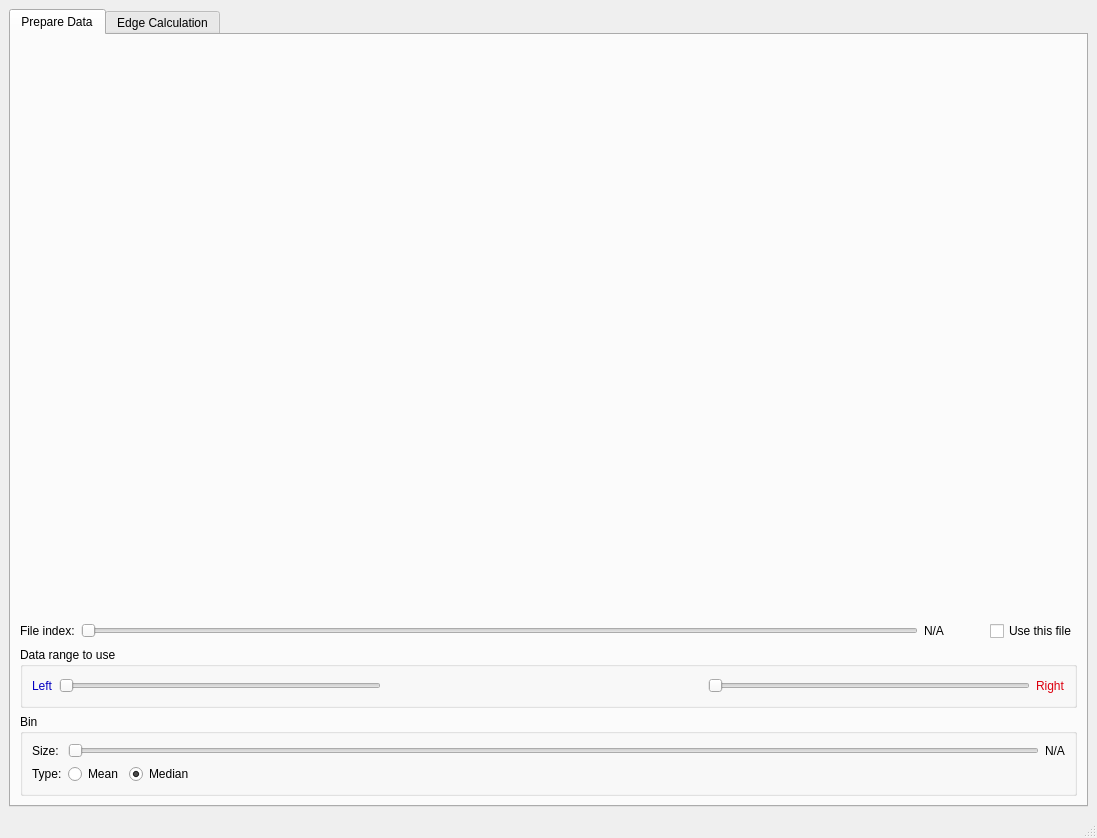
<?xml version="1.0" encoding="UTF-8"?>
<ui version="4.0">
 <class>MainWindow</class>
 <widget class="QMainWindow" name="MainWindow">
  <property name="geometry">
   <rect>
    <x>0</x>
    <y>0</y>
    <width>1097</width>
    <height>838</height>
   </rect>
  </property>
  <property name="windowTitle">
   <string>MainWindow</string>
  </property>
  <widget class="QWidget" name="centralwidget">
   <layout class="QVBoxLayout" name="verticalLayout_4">
    <item>
     <widget class="QTabWidget" name="tabWidget">
      <property name="currentIndex">
       <number>0</number>
      </property>
      <widget class="QWidget" name="tab">
       <attribute name="title">
        <string>Prepare Data</string>
       </attribute>
       <layout class="QVBoxLayout" name="verticalLayout_2">
        <item>
         <widget class="QWidget" name="prepare_data_widget" native="true">
          <property name="sizePolicy">
           <sizepolicy hsizetype="Preferred" vsizetype="Expanding">
            <horstretch>0</horstretch>
            <verstretch>0</verstretch>
           </sizepolicy>
          </property>
         </widget>
        </item>
        <item>
         <layout class="QHBoxLayout" name="horizontalLayout_3">
          <item>
           <widget class="QLabel" name="label">
            <property name="text">
             <string>File index:</string>
            </property>
           </widget>
          </item>
          <item>
           <widget class="QSlider" name="file_index_horizontalSlider">
            <property name="orientation">
             <enum>Qt::Horizontal</enum>
            </property>
           </widget>
          </item>
          <item>
           <widget class="QLabel" name="file_index_value_label">
            <property name="text">
             <string>N/A</string>
            </property>
           </widget>
          </item>
          <item>
           <spacer name="horizontalSpacer_6">
            <property name="orientation">
             <enum>Qt::Horizontal</enum>
            </property>
            <property name="sizeType">
             <enum>QSizePolicy::Minimum</enum>
            </property>
            <property name="sizeHint" stdset="0">
             <size>
              <width>40</width>
              <height>20</height>
             </size>
            </property>
           </spacer>
          </item>
          <item>
           <widget class="QCheckBox" name="use_this_file_checkBox">
            <property name="text">
             <string>Use this file</string>
            </property>
           </widget>
          </item>
         </layout>
        </item>
        <item>
         <widget class="QGroupBox" name="groupBox_3">
          <property name="title">
           <string>Data range to use</string>
          </property>
          <layout class="QHBoxLayout" name="horizontalLayout_8">
           <item>
            <widget class="QLabel" name="label_3">
             <property name="palette">
              <palette>
               <active>
                <colorrole role="WindowText">
                 <brush brushstyle="SolidPattern">
                  <color alpha="255">
                   <red>3</red>
                   <green>0</green>
                   <blue>194</blue>
                  </color>
                 </brush>
                </colorrole>
               </active>
               <inactive>
                <colorrole role="WindowText">
                 <brush brushstyle="SolidPattern">
                  <color alpha="255">
                   <red>3</red>
                   <green>0</green>
                   <blue>194</blue>
                  </color>
                 </brush>
                </colorrole>
               </inactive>
               <disabled>
                <colorrole role="WindowText">
                 <brush brushstyle="SolidPattern">
                  <color alpha="255">
                   <red>127</red>
                   <green>127</green>
                   <blue>127</blue>
                  </color>
                 </brush>
                </colorrole>
               </disabled>
              </palette>
             </property>
             <property name="text">
              <string>Left</string>
             </property>
            </widget>
           </item>
           <item>
            <widget class="QSlider" name="left_range_slider">
             <property name="orientation">
              <enum>Qt::Horizontal</enum>
             </property>
            </widget>
           </item>
           <item>
            <spacer name="horizontalSpacer_5">
             <property name="orientation">
              <enum>Qt::Horizontal</enum>
             </property>
             <property name="sizeHint" stdset="0">
              <size>
               <width>180</width>
               <height>20</height>
              </size>
             </property>
            </spacer>
           </item>
           <item>
            <widget class="QSlider" name="right_range_slider">
             <property name="orientation">
              <enum>Qt::Horizontal</enum>
             </property>
            </widget>
           </item>
           <item>
            <widget class="QLabel" name="label_5">
             <property name="palette">
              <palette>
               <active>
                <colorrole role="WindowText">
                 <brush brushstyle="SolidPattern">
                  <color alpha="255">
                   <red>220</red>
                   <green>0</green>
                   <blue>14</blue>
                  </color>
                 </brush>
                </colorrole>
               </active>
               <inactive>
                <colorrole role="WindowText">
                 <brush brushstyle="SolidPattern">
                  <color alpha="255">
                   <red>220</red>
                   <green>0</green>
                   <blue>14</blue>
                  </color>
                 </brush>
                </colorrole>
               </inactive>
               <disabled>
                <colorrole role="WindowText">
                 <brush brushstyle="SolidPattern">
                  <color alpha="255">
                   <red>127</red>
                   <green>127</green>
                   <blue>127</blue>
                  </color>
                 </brush>
                </colorrole>
               </disabled>
              </palette>
             </property>
             <property name="text">
              <string>Right</string>
             </property>
            </widget>
           </item>
          </layout>
         </widget>
        </item>
        <item>
         <widget class="QGroupBox" name="groupBox">
          <property name="title">
           <string>Bin</string>
          </property>
          <layout class="QVBoxLayout" name="verticalLayout">
           <item>
            <layout class="QHBoxLayout" name="horizontalLayout">
             <item>
              <widget class="QLabel" name="label_4">
               <property name="text">
                <string>Size: </string>
               </property>
              </widget>
             </item>
             <item>
              <widget class="QSlider" name="bin_value_horizontalSlider">
               <property name="orientation">
                <enum>Qt::Horizontal</enum>
               </property>
              </widget>
             </item>
             <item>
              <widget class="QLabel" name="bin_value_label">
               <property name="text">
                <string>N/A</string>
               </property>
              </widget>
             </item>
            </layout>
           </item>
           <item>
            <layout class="QHBoxLayout" name="horizontalLayout_2">
             <item>
              <widget class="QLabel" name="label_2">
               <property name="text">
                <string>Type:</string>
               </property>
              </widget>
             </item>
             <item>
              <widget class="QRadioButton" name="prepare_data_bin_type_mean">
               <property name="text">
                <string>Mean</string>
               </property>
              </widget>
             </item>
             <item>
              <widget class="QRadioButton" name="prepare_data_bin_type_median">
               <property name="text">
                <string>Median</string>
               </property>
               <property name="checked">
                <bool>true</bool>
               </property>
              </widget>
             </item>
             <item>
              <spacer name="horizontalSpacer">
               <property name="orientation">
                <enum>Qt::Horizontal</enum>
               </property>
               <property name="sizeHint" stdset="0">
                <size>
                 <width>40</width>
                 <height>20</height>
                </size>
               </property>
              </spacer>
             </item>
            </layout>
           </item>
          </layout>
         </widget>
        </item>
       </layout>
      </widget>
      <widget class="QWidget" name="tab_2">
       <attribute name="title">
        <string>Edge Calculation</string>
       </attribute>
       <layout class="QVBoxLayout" name="verticalLayout_3">
        <item>
         <widget class="QGroupBox" name="groupBox_2">
          <property name="title">
           <string>Algorithms</string>
          </property>
          <layout class="QHBoxLayout" name="horizontalLayout_6">
           <item>
            <widget class="QRadioButton" name="edge_calculation_sliding_average">
             <property name="palette">
              <palette>
               <active>
                <colorrole role="WindowText">
                 <brush brushstyle="SolidPattern">
                  <color alpha="255">
                   <red>220</red>
                   <green>0</green>
                   <blue>14</blue>
                  </color>
                 </brush>
                </colorrole>
                <colorrole role="Text">
                 <brush brushstyle="SolidPattern">
                  <color alpha="255">
                   <red>220</red>
                   <green>0</green>
                   <blue>14</blue>
                  </color>
                 </brush>
                </colorrole>
                <colorrole role="ButtonText">
                 <brush brushstyle="SolidPattern">
                  <color alpha="255">
                   <red>220</red>
                   <green>0</green>
                   <blue>14</blue>
                  </color>
                 </brush>
                </colorrole>
                <colorrole role="HighlightedText">
                 <brush brushstyle="SolidPattern">
                  <color alpha="255">
                   <red>220</red>
                   <green>0</green>
                   <blue>14</blue>
                  </color>
                 </brush>
                </colorrole>
                <colorrole role="ToolTipText">
                 <brush brushstyle="SolidPattern">
                  <color alpha="255">
                   <red>220</red>
                   <green>0</green>
                   <blue>14</blue>
                  </color>
                 </brush>
                </colorrole>
               </active>
               <inactive>
                <colorrole role="WindowText">
                 <brush brushstyle="SolidPattern">
                  <color alpha="255">
                   <red>220</red>
                   <green>0</green>
                   <blue>14</blue>
                  </color>
                 </brush>
                </colorrole>
                <colorrole role="Text">
                 <brush brushstyle="SolidPattern">
                  <color alpha="255">
                   <red>220</red>
                   <green>0</green>
                   <blue>14</blue>
                  </color>
                 </brush>
                </colorrole>
                <colorrole role="ButtonText">
                 <brush brushstyle="SolidPattern">
                  <color alpha="255">
                   <red>220</red>
                   <green>0</green>
                   <blue>14</blue>
                  </color>
                 </brush>
                </colorrole>
                <colorrole role="HighlightedText">
                 <brush brushstyle="SolidPattern">
                  <color alpha="255">
                   <red>220</red>
                   <green>0</green>
                   <blue>14</blue>
                  </color>
                 </brush>
                </colorrole>
                <colorrole role="ToolTipText">
                 <brush brushstyle="SolidPattern">
                  <color alpha="255">
                   <red>220</red>
                   <green>0</green>
                   <blue>14</blue>
                  </color>
                 </brush>
                </colorrole>
               </inactive>
               <disabled>
                <colorrole role="WindowText">
                 <brush brushstyle="SolidPattern">
                  <color alpha="255">
                   <red>127</red>
                   <green>127</green>
                   <blue>127</blue>
                  </color>
                 </brush>
                </colorrole>
                <colorrole role="Text">
                 <brush brushstyle="SolidPattern">
                  <color alpha="255">
                   <red>127</red>
                   <green>127</green>
                   <blue>127</blue>
                  </color>
                 </brush>
                </colorrole>
                <colorrole role="ButtonText">
                 <brush brushstyle="SolidPattern">
                  <color alpha="255">
                   <red>148</red>
                   <green>148</green>
                   <blue>148</blue>
                  </color>
                 </brush>
                </colorrole>
                <colorrole role="HighlightedText">
                 <brush brushstyle="SolidPattern">
                  <color alpha="255">
                   <red>220</red>
                   <green>0</green>
                   <blue>14</blue>
                  </color>
                 </brush>
                </colorrole>
                <colorrole role="ToolTipText">
                 <brush brushstyle="SolidPattern">
                  <color alpha="255">
                   <red>220</red>
                   <green>0</green>
                   <blue>14</blue>
                  </color>
                 </brush>
                </colorrole>
               </disabled>
              </palette>
             </property>
             <property name="text">
              <string>Sliding Average</string>
             </property>
             <property name="checked">
              <bool>true</bool>
             </property>
            </widget>
           </item>
           <item>
            <widget class="QRadioButton" name="edge_calculation_error_function">
             <property name="palette">
              <palette>
               <active>
                <colorrole role="WindowText">
                 <brush brushstyle="SolidPattern">
                  <color alpha="255">
                   <red>11</red>
                   <green>16</green>
                   <blue>220</blue>
                  </color>
                 </brush>
                </colorrole>
               </active>
               <inactive>
                <colorrole role="WindowText">
                 <brush brushstyle="SolidPattern">
                  <color alpha="255">
                   <red>11</red>
                   <green>16</green>
                   <blue>220</blue>
                  </color>
                 </brush>
                </colorrole>
               </inactive>
               <disabled>
                <colorrole role="WindowText">
                 <brush brushstyle="SolidPattern">
                  <color alpha="255">
                   <red>127</red>
                   <green>127</green>
                   <blue>127</blue>
                  </color>
                 </brush>
                </colorrole>
               </disabled>
              </palette>
             </property>
             <property name="text">
              <string>Error Function</string>
             </property>
            </widget>
           </item>
           <item>
            <widget class="QRadioButton" name="edge_calculation_change_point">
             <property name="palette">
              <palette>
               <active>
                <colorrole role="WindowText">
                 <brush brushstyle="SolidPattern">
                  <color alpha="255">
                   <red>30</red>
                   <green>196</green>
                   <blue>10</blue>
                  </color>
                 </brush>
                </colorrole>
               </active>
               <inactive>
                <colorrole role="WindowText">
                 <brush brushstyle="SolidPattern">
                  <color alpha="255">
                   <red>30</red>
                   <green>196</green>
                   <blue>10</blue>
                  </color>
                 </brush>
                </colorrole>
               </inactive>
               <disabled>
                <colorrole role="WindowText">
                 <brush brushstyle="SolidPattern">
                  <color alpha="255">
                   <red>127</red>
                   <green>127</green>
                   <blue>127</blue>
                  </color>
                 </brush>
                </colorrole>
               </disabled>
              </palette>
             </property>
             <property name="text">
              <string>Change Point</string>
             </property>
            </widget>
           </item>
           <item>
            <widget class="QRadioButton" name="edge_calculation_all">
             <property name="text">
              <string>All</string>
             </property>
            </widget>
           </item>
           <item>
            <widget class="QPushButton" name="edge_calculation_calculate_button">
             <property name="text">
              <string>Run Algorithm Selected</string>
             </property>
            </widget>
           </item>
          </layout>
         </widget>
        </item>
        <item>
         <widget class="QSplitter" name="splitter">
          <property name="sizePolicy">
           <sizepolicy hsizetype="Expanding" vsizetype="Expanding">
            <horstretch>0</horstretch>
            <verstretch>0</verstretch>
           </sizepolicy>
          </property>
          <property name="orientation">
           <enum>Qt::Horizontal</enum>
          </property>
          <widget class="QWidget" name="calculated_edges_widget" native="true">
           <property name="sizePolicy">
            <sizepolicy hsizetype="Preferred" vsizetype="Expanding">
             <horstretch>0</horstretch>
             <verstretch>0</verstretch>
            </sizepolicy>
           </property>
          </widget>
          <widget class="QWidget" name="recap_edges_widget" native="true">
           <property name="sizePolicy">
            <sizepolicy hsizetype="Preferred" vsizetype="Expanding">
             <horstretch>0</horstretch>
             <verstretch>0</verstretch>
            </sizepolicy>
           </property>
          </widget>
         </widget>
        </item>
        <item>
         <layout class="QHBoxLayout" name="horizontalLayout_4">
          <item>
           <spacer name="horizontalSpacer_2">
            <property name="orientation">
             <enum>Qt::Horizontal</enum>
            </property>
            <property name="sizeHint" stdset="0">
             <size>
              <width>40</width>
              <height>20</height>
             </size>
            </property>
           </spacer>
          </item>
          <item>
           <widget class="QCheckBox" name="plot_edge_calculation_sliding_average">
            <property name="enabled">
             <bool>false</bool>
            </property>
            <property name="palette">
             <palette>
              <active>
               <colorrole role="WindowText">
                <brush brushstyle="SolidPattern">
                 <color alpha="255">
                  <red>220</red>
                  <green>0</green>
                  <blue>14</blue>
                 </color>
                </brush>
               </colorrole>
               <colorrole role="Text">
                <brush brushstyle="SolidPattern">
                 <color alpha="255">
                  <red>220</red>
                  <green>0</green>
                  <blue>14</blue>
                 </color>
                </brush>
               </colorrole>
               <colorrole role="ButtonText">
                <brush brushstyle="SolidPattern">
                 <color alpha="255">
                  <red>220</red>
                  <green>0</green>
                  <blue>14</blue>
                 </color>
                </brush>
               </colorrole>
               <colorrole role="HighlightedText">
                <brush brushstyle="SolidPattern">
                 <color alpha="255">
                  <red>220</red>
                  <green>0</green>
                  <blue>14</blue>
                 </color>
                </brush>
               </colorrole>
               <colorrole role="ToolTipText">
                <brush brushstyle="SolidPattern">
                 <color alpha="255">
                  <red>220</red>
                  <green>0</green>
                  <blue>14</blue>
                 </color>
                </brush>
               </colorrole>
              </active>
              <inactive>
               <colorrole role="WindowText">
                <brush brushstyle="SolidPattern">
                 <color alpha="255">
                  <red>220</red>
                  <green>0</green>
                  <blue>14</blue>
                 </color>
                </brush>
               </colorrole>
               <colorrole role="Text">
                <brush brushstyle="SolidPattern">
                 <color alpha="255">
                  <red>220</red>
                  <green>0</green>
                  <blue>14</blue>
                 </color>
                </brush>
               </colorrole>
               <colorrole role="ButtonText">
                <brush brushstyle="SolidPattern">
                 <color alpha="255">
                  <red>220</red>
                  <green>0</green>
                  <blue>14</blue>
                 </color>
                </brush>
               </colorrole>
               <colorrole role="HighlightedText">
                <brush brushstyle="SolidPattern">
                 <color alpha="255">
                  <red>220</red>
                  <green>0</green>
                  <blue>14</blue>
                 </color>
                </brush>
               </colorrole>
               <colorrole role="ToolTipText">
                <brush brushstyle="SolidPattern">
                 <color alpha="255">
                  <red>220</red>
                  <green>0</green>
                  <blue>14</blue>
                 </color>
                </brush>
               </colorrole>
              </inactive>
              <disabled>
               <colorrole role="WindowText">
                <brush brushstyle="SolidPattern">
                 <color alpha="255">
                  <red>127</red>
                  <green>127</green>
                  <blue>127</blue>
                 </color>
                </brush>
               </colorrole>
               <colorrole role="Text">
                <brush brushstyle="SolidPattern">
                 <color alpha="255">
                  <red>127</red>
                  <green>127</green>
                  <blue>127</blue>
                 </color>
                </brush>
               </colorrole>
               <colorrole role="ButtonText">
                <brush brushstyle="SolidPattern">
                 <color alpha="255">
                  <red>148</red>
                  <green>148</green>
                  <blue>148</blue>
                 </color>
                </brush>
               </colorrole>
               <colorrole role="HighlightedText">
                <brush brushstyle="SolidPattern">
                 <color alpha="255">
                  <red>220</red>
                  <green>0</green>
                  <blue>14</blue>
                 </color>
                </brush>
               </colorrole>
               <colorrole role="ToolTipText">
                <brush brushstyle="SolidPattern">
                 <color alpha="255">
                  <red>220</red>
                  <green>0</green>
                  <blue>14</blue>
                 </color>
                </brush>
               </colorrole>
              </disabled>
             </palette>
            </property>
            <property name="text">
             <string>Sliding Average</string>
            </property>
            <property name="checked">
             <bool>false</bool>
            </property>
           </widget>
          </item>
          <item>
           <widget class="QCheckBox" name="plot_edge_calculation_error_function">
            <property name="enabled">
             <bool>false</bool>
            </property>
            <property name="palette">
             <palette>
              <active>
               <colorrole role="WindowText">
                <brush brushstyle="SolidPattern">
                 <color alpha="255">
                  <red>11</red>
                  <green>16</green>
                  <blue>220</blue>
                 </color>
                </brush>
               </colorrole>
              </active>
              <inactive>
               <colorrole role="WindowText">
                <brush brushstyle="SolidPattern">
                 <color alpha="255">
                  <red>11</red>
                  <green>16</green>
                  <blue>220</blue>
                 </color>
                </brush>
               </colorrole>
              </inactive>
              <disabled>
               <colorrole role="WindowText">
                <brush brushstyle="SolidPattern">
                 <color alpha="255">
                  <red>127</red>
                  <green>127</green>
                  <blue>127</blue>
                 </color>
                </brush>
               </colorrole>
              </disabled>
             </palette>
            </property>
            <property name="text">
             <string>Error Function</string>
            </property>
           </widget>
          </item>
          <item>
           <widget class="QCheckBox" name="plot_edge_calculation_change_point">
            <property name="enabled">
             <bool>false</bool>
            </property>
            <property name="palette">
             <palette>
              <active>
               <colorrole role="WindowText">
                <brush brushstyle="SolidPattern">
                 <color alpha="255">
                  <red>30</red>
                  <green>196</green>
                  <blue>10</blue>
                 </color>
                </brush>
               </colorrole>
              </active>
              <inactive>
               <colorrole role="WindowText">
                <brush brushstyle="SolidPattern">
                 <color alpha="255">
                  <red>30</red>
                  <green>196</green>
                  <blue>10</blue>
                 </color>
                </brush>
               </colorrole>
              </inactive>
              <disabled>
               <colorrole role="WindowText">
                <brush brushstyle="SolidPattern">
                 <color alpha="255">
                  <red>127</red>
                  <green>127</green>
                  <blue>127</blue>
                 </color>
                </brush>
               </colorrole>
              </disabled>
             </palette>
            </property>
            <property name="text">
             <string>Change Point</string>
            </property>
           </widget>
          </item>
          <item>
           <spacer name="horizontalSpacer_3">
            <property name="orientation">
             <enum>Qt::Horizontal</enum>
            </property>
            <property name="sizeHint" stdset="0">
             <size>
              <width>40</width>
              <height>20</height>
             </size>
            </property>
           </spacer>
          </item>
         </layout>
        </item>
        <item>
         <layout class="QHBoxLayout" name="horizontalLayout_5">
          <item>
           <widget class="QLabel" name="edge_calculation_file_index_label">
            <property name="enabled">
             <bool>false</bool>
            </property>
            <property name="text">
             <string>File index:</string>
            </property>
           </widget>
          </item>
          <item>
           <widget class="QSlider" name="edge_calculation_file_index_slider">
            <property name="enabled">
             <bool>false</bool>
            </property>
            <property name="orientation">
             <enum>Qt::Horizontal</enum>
            </property>
           </widget>
          </item>
          <item>
           <widget class="QLabel" name="edge_calculation_file_index_value">
            <property name="enabled">
             <bool>false</bool>
            </property>
            <property name="text">
             <string>0</string>
            </property>
           </widget>
          </item>
         </layout>
        </item>
        <item>
         <layout class="QHBoxLayout" name="horizontalLayout_7">
          <item>
           <spacer name="horizontalSpacer_4">
            <property name="orientation">
             <enum>Qt::Horizontal</enum>
            </property>
            <property name="sizeHint" stdset="0">
             <size>
              <width>40</width>
              <height>20</height>
             </size>
            </property>
           </spacer>
          </item>
          <item>
           <widget class="QPushButton" name="export_button">
            <property name="enabled">
             <bool>false</bool>
            </property>
            <property name="text">
             <string>Export ...</string>
            </property>
           </widget>
          </item>
         </layout>
        </item>
       </layout>
      </widget>
     </widget>
    </item>
   </layout>
  </widget>
  <widget class="QMenuBar" name="menubar">
   <property name="geometry">
    <rect>
     <x>0</x>
     <y>0</y>
     <width>1097</width>
     <height>22</height>
    </rect>
   </property>
  </widget>
  <widget class="QStatusBar" name="statusbar"/>
 </widget>
 <resources/>
 <connections>
  <connection>
   <sender>file_index_horizontalSlider</sender>
   <signal>sliderPressed()</signal>
   <receiver>MainWindow</receiver>
   <slot>prepare_data_file_index_pressed()</slot>
   <hints>
    <hint type="sourcelabel">
     <x>875</x>
     <y>597</y>
    </hint>
    <hint type="destinationlabel">
     <x>1091</x>
     <y>769</y>
    </hint>
   </hints>
  </connection>
  <connection>
   <sender>file_index_horizontalSlider</sender>
   <signal>valueChanged(int)</signal>
   <receiver>MainWindow</receiver>
   <slot>prepare_data_file_index_moved()</slot>
   <hints>
    <hint type="sourcelabel">
     <x>875</x>
     <y>597</y>
    </hint>
    <hint type="destinationlabel">
     <x>1088</x>
     <y>675</y>
    </hint>
   </hints>
  </connection>
  <connection>
   <sender>bin_value_horizontalSlider</sender>
   <signal>valueChanged(int)</signal>
   <receiver>MainWindow</receiver>
   <slot>prepare_data_bin_size_moved()</slot>
   <hints>
    <hint type="sourcelabel">
     <x>556</x>
     <y>718</y>
    </hint>
    <hint type="destinationlabel">
     <x>8</x>
     <y>724</y>
    </hint>
   </hints>
  </connection>
  <connection>
   <sender>bin_value_horizontalSlider</sender>
   <signal>sliderPressed()</signal>
   <receiver>MainWindow</receiver>
   <slot>prepare_data_bin_size_pressed()</slot>
   <hints>
    <hint type="sourcelabel">
     <x>179</x>
     <y>717</y>
    </hint>
    <hint type="destinationlabel">
     <x>8</x>
     <y>691</y>
    </hint>
   </hints>
  </connection>
  <connection>
   <sender>prepare_data_bin_type_mean</sender>
   <signal>clicked()</signal>
   <receiver>MainWindow</receiver>
   <slot>prepare_data_bin_type_changed()</slot>
   <hints>
    <hint type="sourcelabel">
     <x>123</x>
     <y>759</y>
    </hint>
    <hint type="destinationlabel">
     <x>8</x>
     <y>771</y>
    </hint>
   </hints>
  </connection>
  <connection>
   <sender>prepare_data_bin_type_median</sender>
   <signal>clicked()</signal>
   <receiver>MainWindow</receiver>
   <slot>prepare_data_bin_type_changed()</slot>
   <hints>
    <hint type="sourcelabel">
     <x>199</x>
     <y>755</y>
    </hint>
    <hint type="destinationlabel">
     <x>3</x>
     <y>800</y>
    </hint>
   </hints>
  </connection>
  <connection>
   <sender>edge_calculation_calculate_button</sender>
   <signal>pressed()</signal>
   <receiver>MainWindow</receiver>
   <slot>edge_calculation_calculate_pressed()</slot>
   <hints>
    <hint type="sourcelabel">
     <x>1052</x>
     <y>96</y>
    </hint>
    <hint type="destinationlabel">
     <x>7</x>
     <y>146</y>
    </hint>
   </hints>
  </connection>
  <connection>
   <sender>edge_calculation_file_index_slider</sender>
   <signal>sliderPressed()</signal>
   <receiver>MainWindow</receiver>
   <slot>edge_calculation_file_index_slider_pressed()</slot>
   <hints>
    <hint type="sourcelabel">
     <x>661</x>
     <y>725</y>
    </hint>
    <hint type="destinationlabel">
     <x>1089</x>
     <y>798</y>
    </hint>
   </hints>
  </connection>
  <connection>
   <sender>edge_calculation_file_index_slider</sender>
   <signal>valueChanged(int)</signal>
   <receiver>MainWindow</receiver>
   <slot>edge_calculation_file_index_slider_moved()</slot>
   <hints>
    <hint type="sourcelabel">
     <x>586</x>
     <y>726</y>
    </hint>
    <hint type="destinationlabel">
     <x>1090</x>
     <y>764</y>
    </hint>
   </hints>
  </connection>
  <connection>
   <sender>plot_edge_calculation_sliding_average</sender>
   <signal>clicked()</signal>
   <receiver>MainWindow</receiver>
   <slot>edge_calculation_algorithm_to_plot_changed()</slot>
   <hints>
    <hint type="sourcelabel">
     <x>434</x>
     <y>690</y>
    </hint>
    <hint type="destinationlabel">
     <x>378</x>
     <y>814</y>
    </hint>
   </hints>
  </connection>
  <connection>
   <sender>plot_edge_calculation_error_function</sender>
   <signal>clicked()</signal>
   <receiver>MainWindow</receiver>
   <slot>edge_calculation_algorithm_to_plot_changed()</slot>
   <hints>
    <hint type="sourcelabel">
     <x>558</x>
     <y>693</y>
    </hint>
    <hint type="destinationlabel">
     <x>517</x>
     <y>814</y>
    </hint>
   </hints>
  </connection>
  <connection>
   <sender>plot_edge_calculation_change_point</sender>
   <signal>clicked()</signal>
   <receiver>MainWindow</receiver>
   <slot>edge_calculation_algorithm_to_plot_changed()</slot>
   <hints>
    <hint type="sourcelabel">
     <x>697</x>
     <y>696</y>
    </hint>
    <hint type="destinationlabel">
     <x>600</x>
     <y>811</y>
    </hint>
   </hints>
  </connection>
  <connection>
   <sender>export_button</sender>
   <signal>clicked()</signal>
   <receiver>MainWindow</receiver>
   <slot>edge_calculation_export_button_pressed()</slot>
   <hints>
    <hint type="sourcelabel">
     <x>1017</x>
     <y>770</y>
    </hint>
    <hint type="destinationlabel">
     <x>947</x>
     <y>813</y>
    </hint>
   </hints>
  </connection>
  <connection>
   <sender>left_range_slider</sender>
   <signal>valueChanged(int)</signal>
   <receiver>MainWindow</receiver>
   <slot>prepare_data_data_range_changed()</slot>
   <hints>
    <hint type="sourcelabel">
     <x>288</x>
     <y>657</y>
    </hint>
    <hint type="destinationlabel">
     <x>7</x>
     <y>607</y>
    </hint>
   </hints>
  </connection>
  <connection>
   <sender>right_range_slider</sender>
   <signal>valueChanged(int)</signal>
   <receiver>MainWindow</receiver>
   <slot>prepare_data_data_range_changed()</slot>
   <hints>
    <hint type="sourcelabel">
     <x>1006</x>
     <y>657</y>
    </hint>
    <hint type="destinationlabel">
     <x>1091</x>
     <y>628</y>
    </hint>
   </hints>
  </connection>
  <connection>
   <sender>left_range_slider</sender>
   <signal>sliderPressed()</signal>
   <receiver>MainWindow</receiver>
   <slot>prepare_data_data_range_clicked()</slot>
   <hints>
    <hint type="sourcelabel">
     <x>287</x>
     <y>657</y>
    </hint>
    <hint type="destinationlabel">
     <x>9</x>
     <y>561</y>
    </hint>
   </hints>
  </connection>
  <connection>
   <sender>right_range_slider</sender>
   <signal>sliderPressed()</signal>
   <receiver>MainWindow</receiver>
   <slot>prepare_data_data_range_clicked()</slot>
   <hints>
    <hint type="sourcelabel">
     <x>1006</x>
     <y>657</y>
    </hint>
    <hint type="destinationlabel">
     <x>1092</x>
     <y>587</y>
    </hint>
   </hints>
  </connection>
  <connection>
   <sender>use_this_file_checkBox</sender>
   <signal>clicked()</signal>
   <receiver>MainWindow</receiver>
   <slot>use_this_file_checkbox_clicked()</slot>
   <hints>
    <hint type="sourcelabel">
     <x>997</x>
     <y>586</y>
    </hint>
    <hint type="destinationlabel">
     <x>1090</x>
     <y>530</y>
    </hint>
   </hints>
  </connection>
 </connections>
 <slots>
  <slot>prepare_data_file_index_pressed()</slot>
  <slot>prepare_data_file_index_moved()</slot>
  <slot>prepare_data_bin_size_pressed()</slot>
  <slot>prepare_data_bin_size_moved()</slot>
  <slot>prepare_data_bin_type_changed()</slot>
  <slot>edge_calculation_calculate_pressed()</slot>
  <slot>edge_calculation_file_index_slider_pressed()</slot>
  <slot>edge_calculation_file_index_slider_moved()</slot>
  <slot>edge_calculation_algorithms_changed()</slot>
  <slot>edge_calculation_algorithm_to_plot_changed()</slot>
  <slot>edge_calculation_export_button_pressed()</slot>
  <slot>prepare_data_data_range_changed()</slot>
  <slot>prepare_data_data_range_clicked()</slot>
  <slot>use_this_file_checkbox_clicked()</slot>
 </slots>
</ui>
